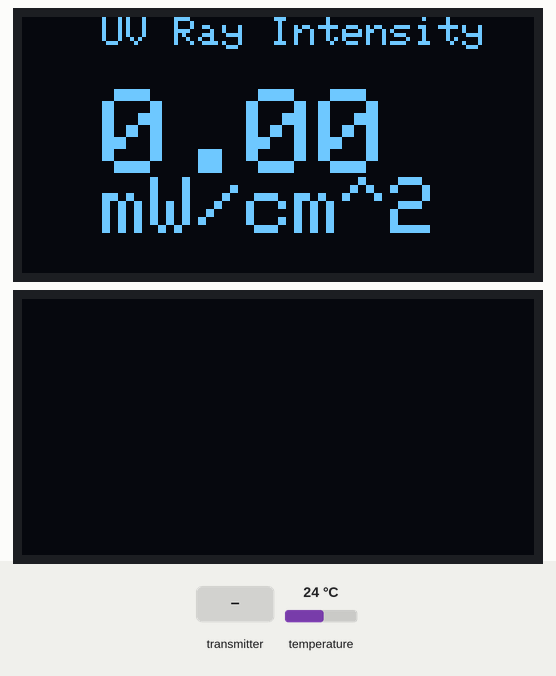
A sketch run on a simulated ESP8266 (NodeMCU). Shown: 2 × 128×64 one-colour display. The test bench sets the inputs (shaded band); at power-on: temperature 24 °C. WiFi joins after 1.5 s; servers stay silent unless stated; no radio packets arrive unless stated; what the sketch prints to the serial monitor is not drawn.

Above: at 5.0 s.
5.1 s: the transmitter starts sending value.0 = 25
At 9.2 s:
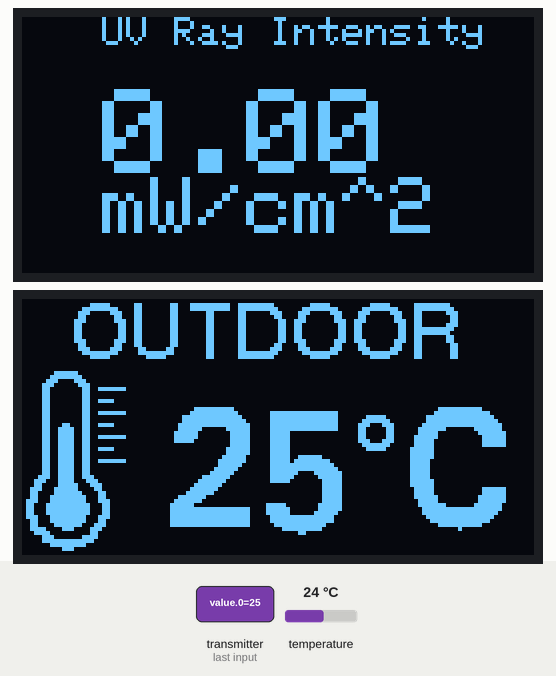
9.6 s: the transmitter starts sending value.1 = 25
15.3 s: the transmitter starts sending value.0 = 50
At 20.2 s:
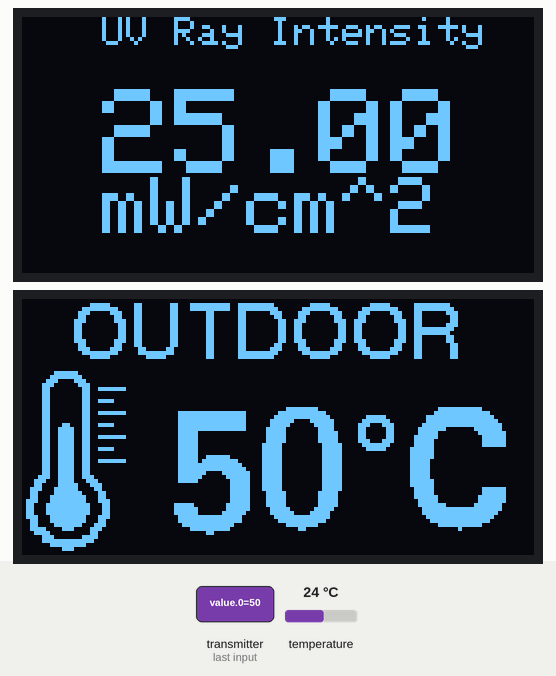
20.5 s: temperature set to 12 °C
At 23.8 s:
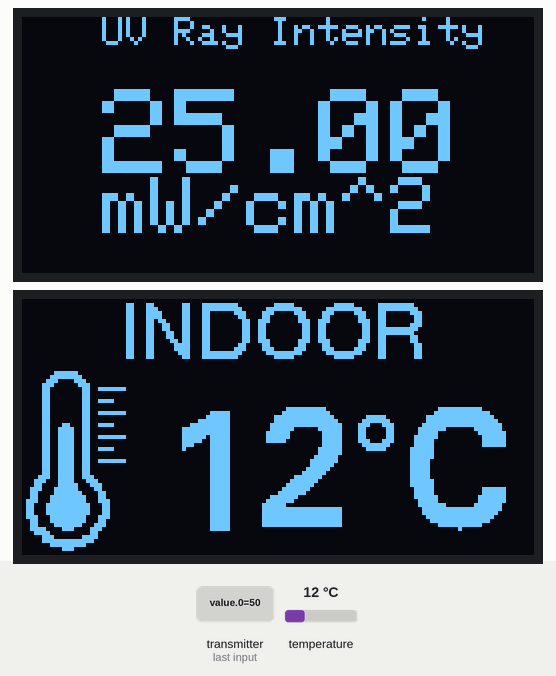
24.1 s: the transmitter starts sending value.1 = 50
At 26.8 s:
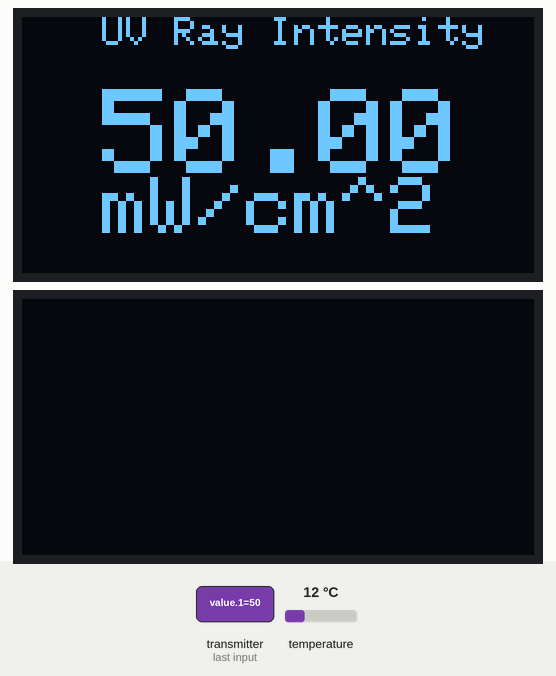
27.8 s: temperature set to 19 °C
At 34.1 s:
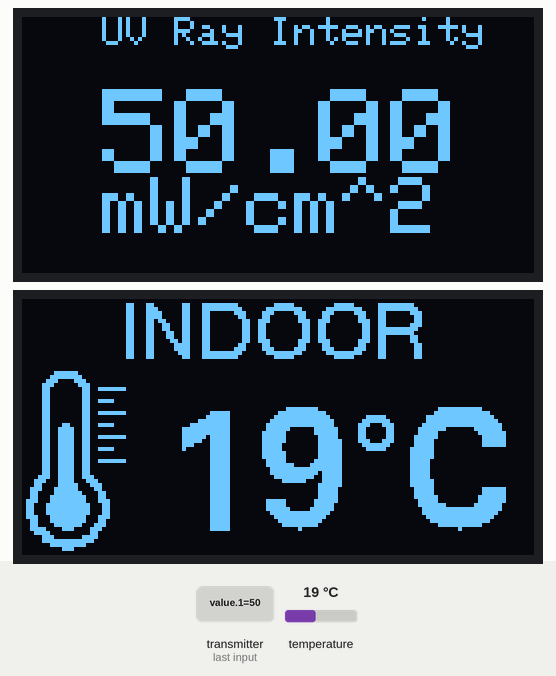
Timing chart, 0 to 34.5 s (numbered marks = the images above; inputs shaded):
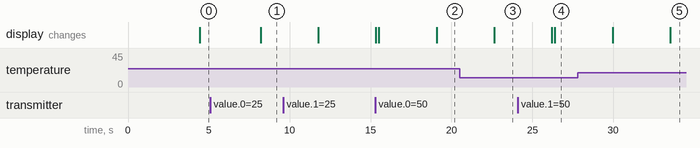

Measured:
- after the input at 5.1 s, the display: changes after 3.1 s (image 1)
- after the input at 20.5 s, the display: changes after 2.1 s (image 3)
- after the input at 24.1 s, the display: first changes after 2.1 s (image 4 shows a later state)

The sketch:

Module_indoor.ino
```cpp
//ESP8266
#include <ESP8266WiFi.h>
//BLYNK
#define BLYNK_PRINT Serial
#include <BlynkSimpleEsp8266.h>
//DS18B20
#include <OneWire.h>
#include <DallasTemperature.h>
//OLED
#include <SPI.h>
#include <Wire.h>
#include <Adafruit_GFX.h>
#include <Adafruit_SSD1306.h>
#include <U8g2lib.h>
//NRF24
#include <RF24.h>

//----------Initiate OLED-------------//
#define SCREEN_WIDTH 128 // OLED display width, in pixels
#define SCREEN_HEIGHT 64 // OLED display height, in pixels
#define OLED_RESET -1
Adafruit_SSD1306 display(SCREEN_WIDTH, SCREEN_HEIGHT, &Wire, -1);
U8G2_SSD1306_128X64_NONAME_1_HW_I2C u8g2(U8G2_R0, /* reset=*/U8X8_PIN_NONE);

//----------Token for Blynk-------------//
char auth[] = "IASph3ippkz65UwqYimcZOw1p-b1a9dF";
WidgetLCD lcd(V3);

//----------Setup Wifi Connect-------------//
char ssid[] = "VLTH-E205";
char pass[] = "vlthemotiv205";

//----------Declare Variables-------------//
//DS18B20
const int oneWireBus = 0;
OneWire oneWire(oneWireBus);
DallasTemperature sensors(&oneWire);
//NRF24
RF24 radio(2, 15); //ce,cs pin
const byte address[6] = "00001";
float value[2];

//Others Variables:
String inTemp, outTemp;
float temperature_outdoor = 0, uvIntensity = 0;
int draw_state = 0;
unsigned long previousMillis = 0;
long interval = 3000;

//----------Draw Temperature Icon-------------//
#define Temperature_20Icon_width 27
#define Temperature_20Icon_height 47
static const unsigned char Temperature_20Icon_bits[] U8X8_PROGMEM = {
    0x00, 0x00, 0x00, 0x00, 0x00, 0x3f, 0x00, 0x00, 0x80, 0x7f, 0x00, 0x00,
    0xc0, 0xe1, 0x00, 0x00, 0xe0, 0xc0, 0x01, 0x00, 0x60, 0x80, 0xf9, 0x03,
    0x60, 0x80, 0x01, 0x00, 0x60, 0x80, 0x01, 0x00, 0x60, 0x80, 0x79, 0x00,
    0x60, 0x80, 0x01, 0x00, 0x60, 0x80, 0x01, 0x00, 0x60, 0x80, 0xf9, 0x03,
    0x60, 0x80, 0x01, 0x00, 0x60, 0x80, 0x01, 0x00, 0x60, 0x8c, 0x79, 0x00,
    0x60, 0x9e, 0x01, 0x00, 0x60, 0x9e, 0x01, 0x00, 0x60, 0x9e, 0xf9, 0x03,
    0x60, 0x9e, 0x01, 0x00, 0x60, 0x9e, 0x01, 0x00, 0x60, 0x9e, 0x79, 0x00,
    0x60, 0x9e, 0x01, 0x00, 0x60, 0x9e, 0x01, 0x00, 0x60, 0x9e, 0xf9, 0x03,
    0x60, 0x9e, 0x01, 0x00, 0x60, 0x9e, 0x01, 0x00, 0x60, 0x9e, 0x01, 0x00,
    0x70, 0x9e, 0x03, 0x00, 0x38, 0x1e, 0x07, 0x00, 0x18, 0x3e, 0x0e, 0x00,
    0x1c, 0x3f, 0x0c, 0x00, 0x0c, 0x7f, 0x18, 0x00, 0x8c, 0xff, 0x18, 0x00,
    0x8e, 0xff, 0x38, 0x00, 0xc6, 0xff, 0x31, 0x00, 0xc6, 0xff, 0x31, 0x00,
    0xc6, 0xff, 0x31, 0x00, 0x8e, 0xff, 0x38, 0x00, 0x8c, 0xff, 0x18, 0x00,
    0x0c, 0x7f, 0x1c, 0x00, 0x3c, 0x1c, 0x0e, 0x00, 0x78, 0x00, 0x06, 0x00,
    0xe0, 0x80, 0x07, 0x00, 0xe0, 0xff, 0x03, 0x00, 0x80, 0xff, 0x00, 0x00,
    0x00, 0x1c, 0x00, 0x00, 0x00, 0x00, 0x00, 0x00};

//----------Setup-------------//
void setup()
{
    //OLED
    display.begin(SSD1306_SWITCHCAPVCC, 0x3C); //initialize with the I2C addr 0x3C (128x64)
    display.clearDisplay();
    u8g2.begin();
    //ESP8266
    Serial.begin(115200);
    WiFi.begin(ssid, pass);
    Serial.println("Connecting...");
    while (WiFi.status() != WL_CONNECTED)
    {
        Serial.print("...");
        delay(500);
    }
    Serial.println("Connect successfully!!");
    //BLYNK
    Blynk.begin(auth, ssid, pass);
    //NRF24
    SPI.begin();
    radio.begin();
    radio.setRetries(15, 15);
    radio.setPALevel(RF24_PA_MAX);
    radio.openReadingPipe(1, address);
    radio.startListening();
}

BLYNK_READ(V0)
{
    Blynk.virtualWrite(0, millis() / 1000);
}
BLYNK_READ(V1)
{
    Blynk.virtualWrite(1, millis() / 1000);
}
BLYNK_READ(V2)
{
    Blynk.virtualWrite(2, millis() / 1000);
}

//----------Main-------------//
void loop()
{
    Blynk.run();

    if (radio.available())
    {
        memset(&value, ' ', sizeof(value));
        radio.read(&value, sizeof(value));
        temperature_outdoor = value[0];
        uvIntensity = value[1];
    }
    sensors.requestTemperatures();
    float temperature_indoor = sensors.getTempCByIndex(0);
    //    float temperatureF = sensors.getTempFByIndex(0);

    //Send data to BLYNK:
    sendTempData(temperature_outdoor, temperature_indoor);
    sendUVData(uvIntensity);

    //Display virtual LCD - BLYNK:
    if (uvIntensity < 2.9)
    {
        lcd.clear();
        lcd.print(2, 0, "UV - Minimal");
        lcd.print(3, 1, "-> SAFE <-");
    }
    else if (uvIntensity > 2.9 && uvIntensity < 5.9)
    {
        lcd.clear();
        lcd.print(4, 0, "UV - Low");
        lcd.print(2, 1, "-> ITS OK <-");
    }
    else if (uvIntensity > 5.9 && uvIntensity < 7.9)
    {
        lcd.clear();
        lcd.print(1, 0, "UV - Moderate");
        lcd.print(2, 1, "-> UNSAFE <-");
    }
    else if (uvIntensity > 7.9 && uvIntensity < 10.9)
    {
        lcd.clear();
        lcd.print(3, 0, "UV - High");
        lcd.print(0, 1, "-> DANGEROUS! <-");
    }
    else
    {
        lcd.clear();
        lcd.print(1, 0, "UV - Very High");
        lcd.print(1, 1, "S.O.S!! S.O.S!!");
    }

    Serial.print(temperature_outdoor);
    Serial.print("ºC (outdoor) -  ");
    Serial.print(temperature_indoor);
    Serial.println("ºC (indoor) -  ");
    Serial.print("UV Intensity (mW/cm^2): ");
    Serial.print(uvIntensity);
    Serial.println();

    //Display data to OLED:
    unsigned long currentMillis = millis();
    if (currentMillis - previousMillis > interval)
    {
        previousMillis = currentMillis;
        u8g2.firstPage();
        do
        {
            switch (draw_state)
            {
            case 0:
                drawUVdata(uvIntensity);
                break;
            case 1:
                drawOutTemperature((int)temperature_outdoor);
                break;
            case 2:
                drawInTemperature((int)temperature_indoor);
                break;
            }
        } while (u8g2.nextPage());
        draw_state++;
        if (draw_state > 2)
        {
            draw_state = 0;
        }
    }

    display.clearDisplay();
    delay(1000);
}

//----------Necessary functions-------------//
void sendTempData(float c, float f)
{
    if (isnan(c) || isnan(f))
    {
        Serial.println("Failed to read data from DS18B20 sensor!");
        return;
    }
    else
    {
        Blynk.virtualWrite(V0, c); //V0 for virtual pin - oC
        Blynk.virtualWrite(V1, f); //V1 for virtual pin - oF
    }
}

void sendUVData(float UV)
{
    if (isnan(UV))
    {
        Serial.println("Failed to read data from DS18B20 sensor!");
        return;
    }
    else
    {
        Blynk.virtualWrite(V2, UV);
    }
}

void drawUVdata(float uv)
{
    display.setCursor(20, 0); //oled display
    display.setTextSize(1);
    display.setTextColor(WHITE);
    display.println("UV Ray Intensity");

    display.setCursor(20, 18); //oled display
    display.setTextSize(3);
    display.setTextColor(WHITE);
    display.println(uv);

    display.setCursor(20, 40); //oled display
    display.setTextSize(2);
    display.setTextColor(WHITE);
    display.println("mW/cm^2");
    display.display();
}

void drawInTemperature(int temp_indoor)
{
    inTemp = String(temp_indoor) + char(176) + "C";
    u8g2.setFont(u8g2_font_helvR14_tr);
    u8g2.setCursor(24, 15);
    u8g2.print("INDOOR");
    u8g2.setFont(u8g2_font_fub30_tf);
    u8g2.setCursor(36, 58);
    u8g2.print(inTemp);
    u8g2.drawXBMP(0, 17, Temperature_20Icon_width, Temperature_20Icon_height, Temperature_20Icon_bits);
}

void drawOutTemperature(int temp_outdoor)
{
    outTemp = String(temp_outdoor) + char(176) + "C";
    u8g2.setFont(u8g2_font_helvR14_tr);
    u8g2.setCursor(12, 15);
    u8g2.print("OUTDOOR");
    u8g2.setFont(u8g2_font_fub30_tf);
    u8g2.setCursor(36, 58);
    u8g2.print(outTemp);
    u8g2.drawXBMP(0, 17, Temperature_20Icon_width, Temperature_20Icon_height, Temperature_20Icon_bits);
}
```
